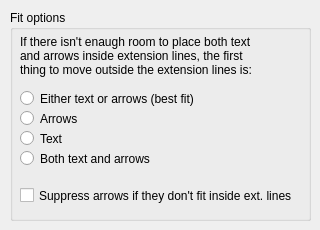
   <widget class="QWidget" name="AdjustTab">
    <attribute name="title">
     <string>Fit</string>
    </attribute>
    <widget class="QGroupBox" name="groupBox_12">
     <property name="geometry">
      <rect>
       <x>10</x>
       <y>10</y>
       <width>301</width>
       <height>211</height>
      </rect>
     </property>
     <property name="title">
      <string>Fit options</string>
     </property>
     <widget class="QLabel" name="label_35">
      <property name="geometry">
       <rect>
        <x>10</x>
        <y>20</y>
        <width>251</width>
        <height>51</height>
       </rect>
      </property>
      <property name="text">
       <string>If there isn't enaugh room to place both text and arrows inside extension lines, the first thing to move outside the extension lines is:</string>
      </property>
      <property name="wordWrap">
       <bool>true</bool>
      </property>
     </widget>
     <widget class="QRadioButton" name="textBlockAdjustWhicheverFitsBestOutside">
      <property name="geometry">
       <rect>
        <x>10</x>
        <y>80</y>
        <width>251</width>
        <height>17</height>
       </rect>
      </property>
      <property name="toolTip">
       <string>Moves either the text or the arrowheads outside the extension lines based on the best fit.</string>
      </property>
      <property name="text">
       <string>Either text or arrows (best fit)</string>
      </property>
     </widget>
     <widget class="QRadioButton" name="textBlockAdjustFirstSymbolOutside">
      <property name="geometry">
       <rect>
        <x>10</x>
        <y>100</y>
        <width>251</width>
        <height>17</height>
       </rect>
      </property>
      <property name="toolTip">
       <string>Moves arrowheads outside the extension lines first, then text.</string>
      </property>
      <property name="text">
       <string>Arrows</string>
      </property>
     </widget>
     <widget class="QRadioButton" name="textBlockAdjustFirstTextOutside">
      <property name="geometry">
       <rect>
        <x>10</x>
        <y>120</y>
        <width>251</width>
        <height>17</height>
       </rect>
      </property>
      <property name="toolTip">
       <string>Moves text outside the extension lines first, then arrowheads.</string>
      </property>
      <property name="text">
       <string>Text</string>
      </property>
     </widget>
     <widget class="QRadioButton" name="textBlockAdjustBothOutside">
      <property name="geometry">
       <rect>
        <x>10</x>
        <y>140</y>
        <width>251</width>
        <height>17</height>
       </rect>
      </property>
      <property name="toolTip">
       <string>When not enough space is available for text and arrowheads, moves both outside the extension lines.</string>
      </property>
      <property name="text">
       <string>Both text and arrows</string>
      </property>
     </widget>
     <widget class="QCheckBox" name="blockSuppressionForNoSpace">
      <property name="geometry">
       <rect>
        <x>10</x>
        <y>160</y>
        <width>281</width>
        <height>51</height>
       </rect>
      </property>
      <property name="toolTip">
       <string>Suppresses arrowheads if not enough space is available inside the extension lines.</string>
      </property>
      <property name="autoFillBackground">
       <bool>false</bool>
      </property>
      <property name="text">
       <string>Suppress arrows if they don't fit inside ext. lines</string>
      </property>
     </widget>
    </widget>
   </widget>
